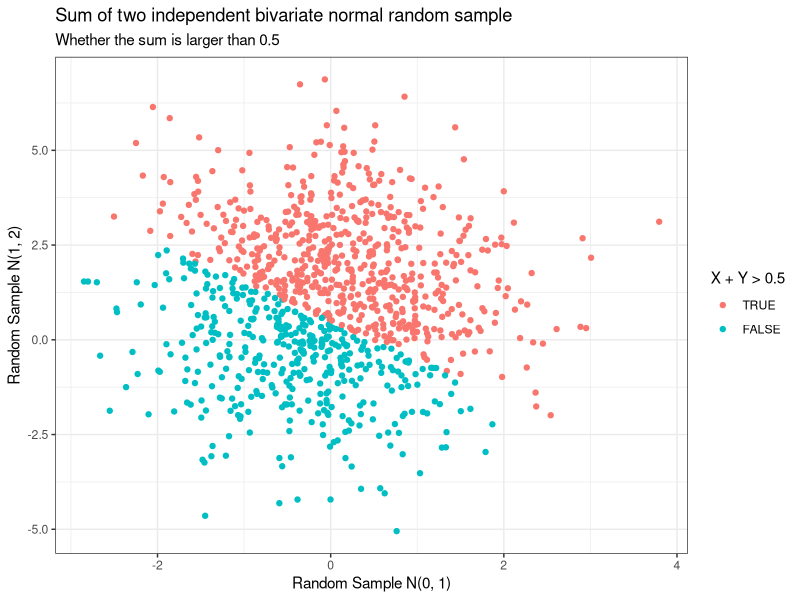

The R source for this figure: (Note: this script raises an error after producing the figure.)
## ---- chunk 1
library(forcats)
library(ggplot2)
library(dplyr)
library(readr)
set.seed(7462)
x<-rnorm(mean = 0,sd=1,n=1000)
y<-rnorm(mean = 1,sd=2,n=1000)
sum_indicator<-as.factor(ifelse(x+y>0.5,TRUE,FALSE))
sum_indicator<-fct_relevel(sum_indicator,"TRUE","FALSE")
tibble<-data.frame(x,y,sum_indicator)

tibble %>%
  mutate("X + Y > 0.5"=sum_indicator) %>%
  ggplot(aes(x=x,y=y,color=`X + Y > 0.5`))+
  geom_point()+
  xlab("Random Sample N(0, 1)")+
  ylab("Random Sample N(1, 2)")+
  theme_bw()+
  labs(title = "Sum of two independent bivariate normal random sample",
       subtitle = "Whether the sum is larger than 0.5")
## ---- chunk 2
penguin.df <- read_rds("./data/penguin.RDS")
round(colMeans(penguin.df[,c(3,5)],na.rm = T),digits = 2)
round(sd(penguin.df$bill_length_mm,na.rm = T),digits = 2)
round(sd(penguin.df$flipper_length_mm,na.rm = T),digits = 2)
## ---- chunk 3
penguin.df %>%
  ggplot(aes(x=bill_length_mm,y=flipper_length_mm,color=species))+
  geom_point()+
  xlab("Bill length (millimeters)")+
  ylab("Flipper length (millimeters)")+
  theme_bw()+
  labs(title = "Relationship between lengrh of bill and flipper for aging penguins",
       subtitle = "In different species")
## ---- chunk 4
penguin.df %>%
  ggplot(aes(x=bill_length_mm,y=flipper_length_mm,color=species))+
  geom_point()+
  facet_wrap(~sex)+
  xlab("Bill length (millimeters)")+
  ylab("Flipper length (millimeters)")+
  theme_bw()+
  labs(title = "Relationship between lengrh of bill and flipper for aging penguins",
       subtitle = "In different species and sex")
